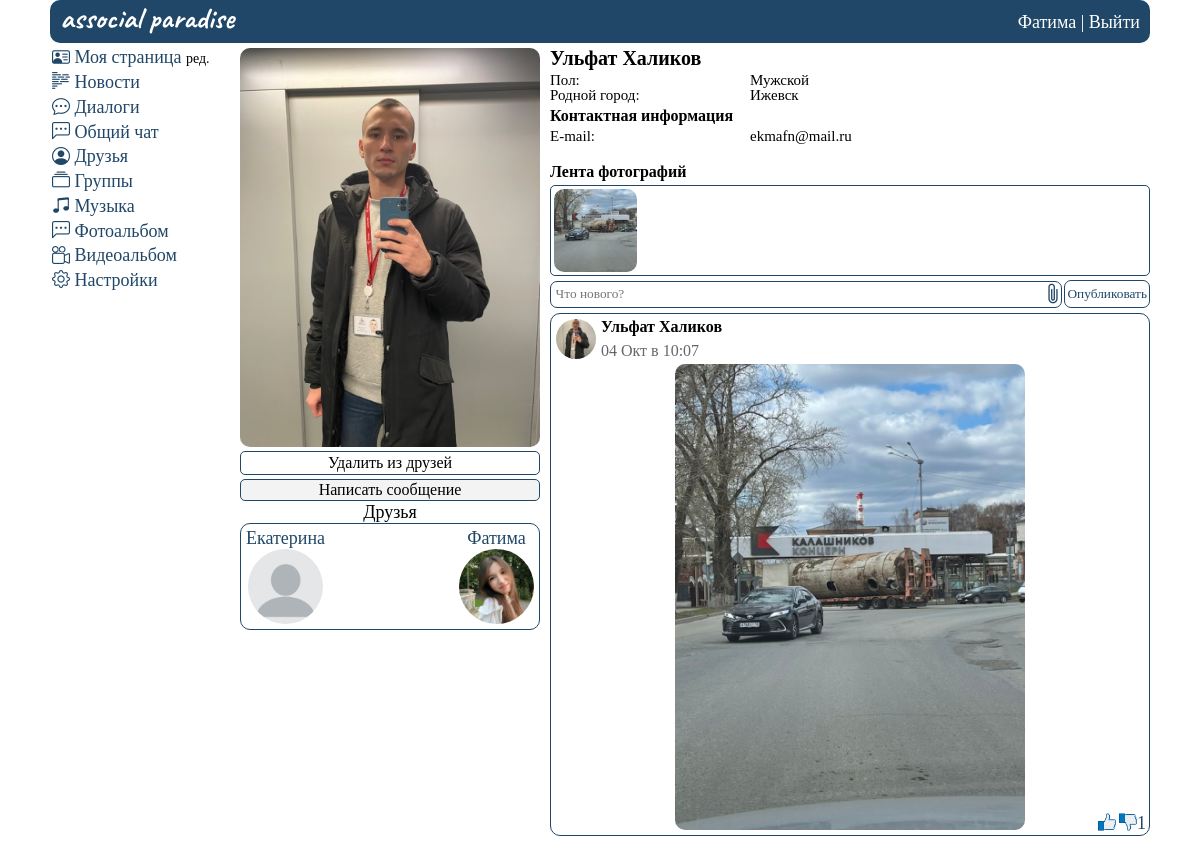
Page /view/id2 (signed in) on the committed database.
### mysite/models.py (models this page shows, shortened)
class UserProfile(models.Model):
    ciggar_choices = [
        ('p', 'Положительное'),
        ('n', 'Отрицательное'),
    ]
    alco_choices = [
        ('p', 'Положительное'),
        ('n', 'Отрицательное'),
    ]
    gender_choices = [
        ('m', 'Мужской'),
        ('w', 'Женский'),
    ]
    religion_choices = [
        ('chr', 'Христианство'),
        ('isl', 'Ислам'),
        ('ind', 'Индуизм'),
        ('bdm', 'Буддизм'),
        ('iud', 'Иудаизм'),
        ('atm', 'Атеизм'),
    ]
    user = models.OneToOneField(User, on_delete=models.CASCADE)
    avatar = models.ImageField(
        upload_to="mysite/static/images/personal_photos/", blank=True, verbose_name='Аватарка',
        default='mysite/static/images/icons/none_avatar.png')
    first_name = models.CharField(max_length=20, blank=True, null=True, verbose_name='Имя')
    last_name = models.CharField(max_length=20, blank=True, null=True, verbose_name='Фамилия')
    birthdate = models.DateField(blank=True, null=True, verbose_name='Дата рождения')
    gender = models.CharField(max_length=1, blank=True, null=True, choices=gender_choices, verbose_name='Пол')
    hometown = models.CharField(max_length=30, blank=True, null=True, verbose_name='Родной город')
    fav_music = models.CharField(max_length=30, blank=True, null=True, verbose_name='Любимая музыка')
    fav_movies = models.CharField(max_length=30, blank=True, null=True, verbose_name='Любимые фильмы')
    fav_quotes = models.CharField(max_length=30, blank=True, null=True, verbose_name='Любимые цитаты')
    ciggar = models.CharField(max_length=1, blank=True, null=True, choices=ciggar_choices,
                              verbose_name='Отношение к курению')
    alco = models.CharField(max_length=1, blank=True, null=True, choices=alco_choices,
                            verbose_name='Отношение к алкоголю')
    religion = models.CharField(max_length=3, blank=True, null=True, choices=religion_choices, verbose_name='Религия')
    about = models.TextField(max_length=150, blank=True, null=True, verbose_name='О себе')
    plink = models.CharField(max_length=10, blank=True, null=True, verbose_name='Короткая ссылка')
    telegram = models.CharField(max_length=30, blank=True, null=True, verbose_name='Telegram')
    instagram = models.CharField(max_length=30, blank=True, null=True, verbose_name='Instagram')
    email = models.EmailField(max_length=30, blank=True, null=True, verbose_name='Почта')
    phone = models.CharField(max_length=12, blank=True, null=True, verbose_name='Телефон')
    class Meta:
        verbose_name_plural = 'Информация о пользователях'

class FriendsList(models.Model):
    from_user = models.TextField(max_length=100)
    to_user = models.TextField(max_length=100)
    friends = models.TextField(max_length=1, default=0)
    time_create = models.DateTimeField(auto_now_add=True)
    class Meta:
        verbose_name_plural = 'Друзья'

class UserPhotos(models.Model):
    user = models.ForeignKey(User, on_delete=models.CASCADE)
    content = models.TextField(max_length=1000, blank=True, null=True, verbose_name='Название')
    img = models.ImageField(
        upload_to="mysite/static/images/personal_photos/", blank=True)
    time_create = models.DateTimeField(auto_now_add=True)
    time_update = models.DateTimeField(auto_now=True)
    class Meta:
        verbose_name_plural = 'Фотографии пользователей'

class UserWall(models.Model):
    user_sender = models.ForeignKey(User, on_delete=models.CASCADE)
    user_recipient_id = models.TextField(max_length=1000, blank=True, null=True)
    content = models.TextField(max_length=1000, blank=True, null=True)
    img = models.ImageField(
        upload_to="mysite/static/images/userwall_photos/", blank=True)
    likes = models.ManyToManyField(User, blank=True, related_name='likes')
    dislikes = models.ManyToManyField(User, blank=True, related_name='dislikes')
    time_create = models.DateTimeField(auto_now_add=True)
    time_update = models.DateTimeField(auto_now=True)
    class Meta:
        verbose_name_plural = 'Информация со стен пользователей'

### mysite/views.py (the view, shortened to what this page needs)
# urls.py: path("view/id<int:pk>", viewUser, name="viewUser"), #Показать список всех пользователей
@login_required(login_url='home')
def viewUser(request, pk):
    clean_id = re.findall(r'\d+', request.path)  # Получение id пользователя
    userid = getAuthUser(request)  # Получение личного id
    personal_data = getUser(userid)
    allDialogues = getAllMessages(userid)
    unread_messages = calculation_unread(allDialogues, userid)
    req_user = request.user
    user_followers = FriendsList.objects.raw(
        f'SELECT * FROM MYSITE_friendslist fl JOIN MYSITE_userprofile up on fl.from_user = up.user_id WHERE fl.to_user = {userid} and fl.friends = 0')
    if int(clean_id[0]) == userid or int(clean_id[0]) == 1:
        return redirect(f'/id{userid}')
    else:
        form = UserWallForm()
        delete_friend_form = DeleteFriendForm(initial={'from_user': userid, 'to_user': clean_id[0]})
        photos = UserPhotos.objects.filter(user_id=clean_id[0])[:7]
        music = UserMusic.objects.filter(user_id=clean_id[0])
        posts = posts = UserWall.objects.raw(
            f'SELECT * FROM MYSITE_USERWALL UW JOIN MYSITE_USERPROFILE UP ON UW.USER_SENDER_ID = UP.USER_ID WHERE UW.USER_RECIPIENT_ID = {clean_id[0]} ORDER BY UW.TIME_CREATE DESC')
        friends = FriendsList.objects.raw(
            f'SELECT * FROM MYSITE_friendslist fl JOIN MYSITE_userprofile up on fl.from_user = up.user_id WHERE fl.to_user = {clean_id[0]} and fl.friends = 1')
        followers = FriendsList.objects.raw(
            f'SELECT * FROM MYSITE_friendslist fl JOIN MYSITE_userprofile up on fl.from_user = up.user_id WHERE fl.to_user = {clean_id[0]} and fl.friends = 0')
        user_profile = UserProfile.objects.get(user_id=clean_id[0])
        check_from = FriendsList.objects.filter(from_user=userid, to_user=clean_id[0])
        check_to = FriendsList.objects.filter(from_user=clean_id[0], to_user=userid)
        like_list = UserWall.objects.raw(f'SELECT * FROM MYSITE_USERWALL_LIKES UWL JOIN MYSITE_USERPROFILE UP ON UP.USER_ID = UWL.USER_ID')
        dislike_list = UserWall.objects.raw(f'SELECT * FROM MYSITE_USERWALL_DISLIKES UWD JOIN MYSITE_USERPROFILE UP ON UP.USER_ID = UWD.USER_ID')
        data = {
            'len_followers': len(user_followers),
            'check_from': check_from,
            'check_to': check_to,
            'followers': followers,
            'userid': userid,
            'allDialogues': allDialogues,
            'unread_messages': unread_messages,
            'form': form,
            'delete_friend_form': delete_friend_form,
            'clean_id': clean_id[0],
            'photos': photos,
            'music': music,
            'posts': posts,
            'friends': friends,
            'user_profile': user_profile,
            'personal_data': personal_data,
            'req_user': req_user,
            'like_list': like_list,
            'dislike_list': dislike_list,
        }
        return render(request, 'view_user.html', data)

### mysite/templates/view_user.html (shortened to what this page needs)
{% extends 'base.html' %}
{% load static %}
{%block content%}
    <div class="wrapper_main">
      <div class="content">
        {% include "header.html" %}
        <div class="container">
          <div class="row">
            <div class="col1">
              {% include "menu.html" %}
            </div>
            <div class="col2">
              <div class="avatarka">
                <img src="{% static user_profile.avatar|cut:'mysite/static' %}" class="avatarka_img">
              </div>
              {% if not check_from and not check_to %}
              <div class="add__friend">
                <form method="post">
                  {% csrf_token %}
                  <input type="hidden" name="from_user" value="{{ userid }}">
                  <input type="hidden" name="to_user" value="{{ clean_id }}">
                  <button type="submit" class="add__friend__btn">Добавить в друзья</button>
                </form>
              </div>
              {% elif check_from and not check_to  %}
              <div class="send__req">
                <span>Вы отправили заявку</span>
              </div>
              {% else %}
              <div class="delete__friend">
                <form method="post">
                  <button type="submit" class="add__friend__btn">Удалить из друзей</button>
                </form>
              </div>
              {% endif %}
              <a href="{% url 'viewDialogues' clean_id %}" class="send__message">Написать сообщение</a>
              {% if friends %}
              <span class="friends__span">Друзья</span>
              <div class="friend_list">
                {% for friend in friends %}
                <div class="friends_item">
                  <div class="friends_item_name">
                    <a href="{% url 'viewUser' friend.user_id %}">
                      {{ friend.first_name }}
                      <div class="friends_item_img">
                        <img src="{% static friend.avatar|cut:'mysite/static' %}">
                      </div>
                    </a>
                  </div>
                </div>
                {% endfor %}
              </div>
              {% endif %}
            </div>
            <div class="col3">
                <div class="personal_info">
                  <div class="user_name">{{user_profile.first_name}} {{user_profile.last_name}}</div>
                  <div class="header_info">
                    <div class="key_list">
                      {% if user_profile.gender %}<div class="user_key">Пол: </div>{% endif %}
                      {% if user_profile.hometown %}<div class="user_key">Родной город: </div>{% endif %}
                      {% if user_profile.telegram or user_profile.instagram or user_profile.phone or user_profile.email %}
                      <div class="contact_info">Контактная информация</div>
                      {% endif %}
                      {% if user_profile.email %}<div class="user_key">E-mail: </div>{% endif %}
                    </div>
                    <div class="value_list">
                      {% if user_profile.gender %}<div class="user_value">{{user_profile.get_gender_display}}</div>{% endif %}
                      {% if user_profile.hometown %}<div class="user_value">{{user_profile.hometown}}</div>{% endif %}
                      {% if user_profile.email %}<div class="user_value">{{user_profile.email}}</div>{% endif %}
                    </div>
                  </div>
                  {% if photos %}
                  <div class="user_photos">
                    <span class="user_photos_span contact_info">Лента фотографий</span>
                    <div class="user_photos_key">
                      {% for photo in photos %}
                      <div class="user_photos_value">
                        <img src="{% static photo.img|cut:'mysite/static' %}" class="user_photo_item">
                      </div>
                      {% endfor %}
                    </div>
                  </div>
                  {% endif %}
                  <div class="wall">
                    <div class="posting">
                      <form method="post" enctype="multipart/form-data">
                        <div class="flex_obj">
                          <div class="wall_form">
                            {{ form.content }}
                          </div>
                          <label for='id_img' class='clip_icon bi bi-paperclip' style='font-size: 1.5rem; color: #204768;'></label>
                          <div class="wall_form_button">
                            <button type="submit">Опубликовать</button>
                          </div>
                      </form>
                    </div>
                  {% if posts %}
                  <div class="user__wall">
                  {% for i in posts %}
                    <div class="wall_content_items">
                      <div class="user_wall_header">
                        <div class="wall_content__avatar">
                          <img src="{% static i.avatar|cut:'mysite/static' %}" class="img">
                        </div>
                        <div class="wall_content__info">
                          <div class="name__url">
                            <a href="{% url 'viewUser' i.user_sender_id %}">{{ i.first_name }} {{ i.last_name }}</a>
                          </div>
                            <div class="wall_content__time">
                            <span>{{ i.time_create|date:'d M в m:h' }}</span>
                          </div>
                        </div>
                      </div>
                        <div class="wall__post">
                          <div class="wall_content_key">
                          </div>
                          <div class="wall_img">
                            {% if i.img %}
                              <img src="{% static i.img|cut:'mysite/static' %}">
                            {% endif %}
                          </div>
                          <form method="post">
                              <button class="wall__like"><img src="{% static 'images/icons/like.png' %}">{% if i.likes.all.count %}{{ i.likes.all.count }}{% endif %}</button>
                          </form>
                        <form method="post">
                          <button class="wall__dislike"><img src="{% static 'images/icons/dislike.png' %}">{% if i.dislikes.all.count %}{{ i.dislikes.all.count }}{% endif %}</button>
                        </form>
                        </div>
                    </div>
                  {% endfor %}
                </div>
                  </div>
                  {% else %}
                    <div class="none_posts">
                      <p>Пока нет записей, но это временно.</p>
                    </div>
                  {% endif %}
                  </div>
                </div>
              </div>
            </div>
          </div>
        </div>
{%endblock%}

### mysite/templates/header.html
{%extends 'base.html'%}
{% load static %}
{%block content%}
<header class="header">
      <ul class="header__sidebar">
        <li class="header__logo"><a href="{% url 'home' %}">associal paradise</a></li>
        <li class="header__item"><a href="{% url 'home' %}">{{personal_data.first_name}}</a> | <a type="submit" href="{% url 'out' %}">Выйти</a></li>
      </ul>
 </header>
{%endblock%}

### rows in the picture
UserProfile: first_name "Фатима"
UserProfile: avatar (picture), first_name "Ульфат", last_name "Халиков", gender "Мужской", hometown "Ижевск", email "ekmafn@mail.ru"
FriendsList: first_name "Екатерина"
FriendsList: first_name "Фатима"
UserPhotos: img (picture)
UserWall: first_name "Ульфат", last_name "Халиков", time_create "04 Окт в 10:07", img (picture), dislikes.all.count "1"
